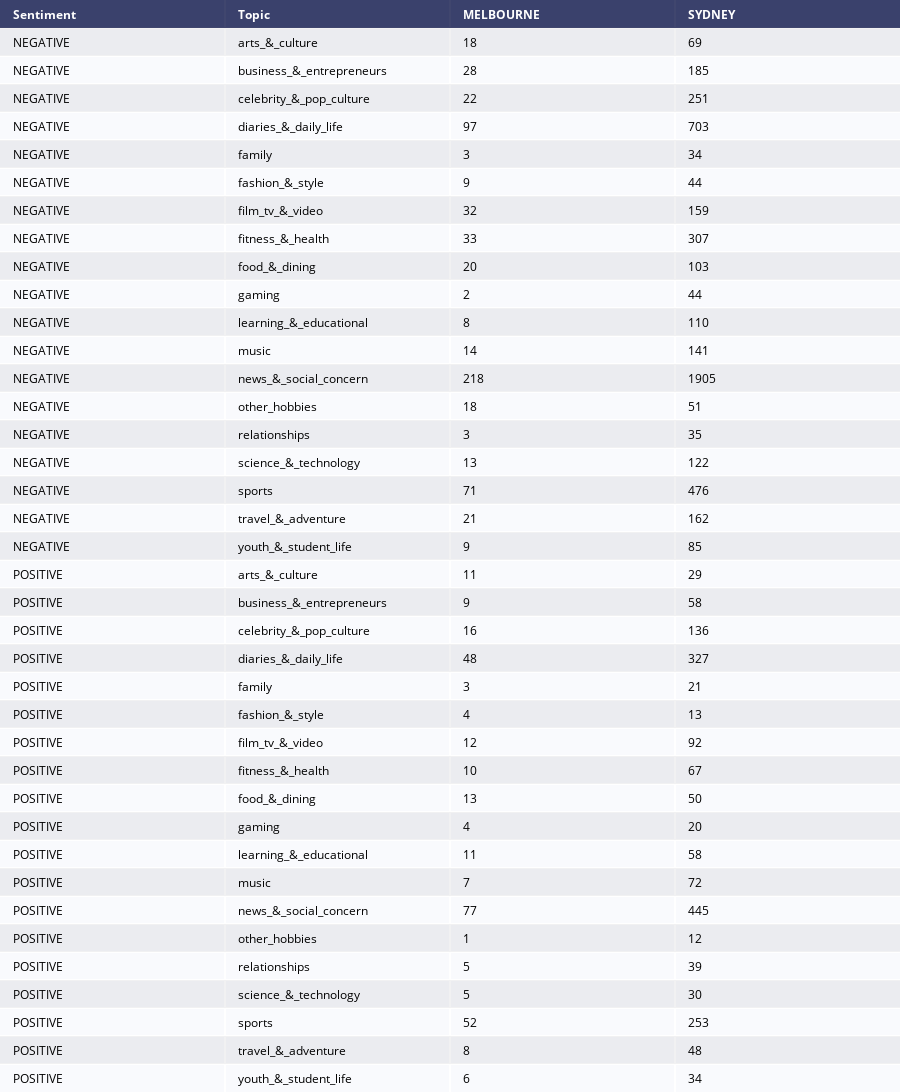

Notebook cell for this chart:
### Markdown cell above
# MELBOURNE VS SYDNEY

### Code cell
topics_M['CITY'] = 'MELBOURNE'
topics_S['CITY'] = 'SYDNEY'

mixed = pd.concat([topics_M, topics_S]).set_index(['Sentiment','Topic','CITY']).unstack().droplevel(0, axis=1).reset_index()
ff.create_table(mixed, height_constant=60)

### Figure 1 — Plotly figure (JSON) as saved in the notebook; plotly's stock layout.template omitted (floating-point values rounded to 4 significant figures; data arrays with more than 128 entries replaced by an {"elided": "..."} marker saying what was removed)
{"data": [{"colorscale": [[0, "#00083e"], [0.5, "#ededee"], [1, "#ffffff"]], "hoverinfo": "none", "opacity": 0.75, "showscale": false, "type": "heatmap", "z": {"elided": "39x4 float values"}}], "layout": {"annotations": [{"align": "left", "font": {"color": "#ffffff"}, "showarrow": false, "text": "<b>Sentiment</b>", "x": -0.45, "xanchor": "left", "xref": "x", "y": 0, "yref": "y"}, {"align": "left", "font": {"color": "#ffffff"}, "showarrow": false, "text": "<b>Topic</b>", "x": 0.55, "xanchor": "left", "xref": "x", "y": 0, "yref": "y"}, {"align": "left", "font": {"color": "#ffffff"}, "showarrow": false, "text": "<b>MELBOURNE</b>", "x": 1.55, "xanchor": "left", "xref": "x", "y": 0, "yref": "y"}, {"align": "left", "font": {"color": "#ffffff"}, "showarrow": false, "text": "<b>SYDNEY</b>", "x": 2.55, "xanchor": "left", "xref": "x", "y": 0, "yref": "y"}, {"align": "left", "font": {"color": "#000000"}, "showarrow": false, "text": "NEGATIVE", "x": -0.45, "xanchor": "left", "xref": "x", "y": 1, "yref": "y"}, {"align": "left", "font": {"color": "#000000"}, "showarrow": false, "text": "arts_&_culture", "x": 0.55, "xanchor": "left", "xref": "x", "y": 1, "yref": "y"}, {"align": "left", "font": {"color": "#000000"}, "showarrow": false, "text": "18", "x": 1.55, "xanchor": "left", "xref": "x", "y": 1, "yref": "y"}, {"align": "left", "font": {"color": "#000000"}, "showarrow": false, "text": "69", "x": 2.55, "xanchor": "left", "xref": "x", "y": 1, "yref": "y"}, {"align": "left", "font": {"color": "#000000"}, "showarrow": false, "text": "NEGATIVE", "x": -0.45, "xanchor": "left", "xref": "x", "y": 2, "yref": "y"}, {"align": "left", "font": {"color": "#000000"}, "showarrow": false, "text": "business_&_entrepreneurs", "x": 0.55, "xanchor": "left", "xref": "x", "y": 2, "yref": "y"}, {"align": "left", "font": {"color": "#000000"}, "showarrow": false, "text": "28", "x": 1.55, "xanchor": "left", "xref": "x", "y": 2, "yref": "y"}, {"align": "left", "font": {"color": "#000000"}, "showarrow": false, "text": "185", "x": 2.55, "xanchor": "left", "xref": "x", "y": 2, "yref": "y"}, {"align": "left", "font": {"color": "#000000"}, "showarrow": false, "text": "NEGATIVE", "x": -0.45, "xanchor": "left", "xref": "x", "y": 3, "yref": "y"}, {"align": "left", "font": {"color": "#000000"}, "showarrow": false, "text": "celebrity_&_pop_culture", "x": 0.55, "xanchor": "left", "xref": "x", "y": 3, "yref": "y"}, {"align": "left", "font": {"color": "#000000"}, "showarrow": false, "text": "22", "x": 1.55, "xanchor": "left", "xref": "x", "y": 3, "yref": "y"}, {"align": "left", "font": {"color": "#000000"}, "showarrow": false, "text": "251", "x": 2.55, "xanchor": "left", "xref": "x", "y": 3, "yref": "y"}, {"align": "left", "font": {"color": "#000000"}, "showarrow": false, "text": "NEGATIVE", "x": -0.45, "xanchor": "left", "xref": "x", "y": 4, "yref": "y"}, {"align": "left", "font": {"color": "#000000"}, "showarrow": false, "text": "diaries_&_daily_life", "x": 0.55, "xanchor": "left", "xref": "x", "y": 4, "yref": "y"}, {"align": "left", "font": {"color": "#000000"}, "showarrow": false, "text": "97", "x": 1.55, "xanchor": "left", "xref": "x", "y": 4, "yref": "y"}, {"align": "left", "font": {"color": "#000000"}, "showarrow": false, "text": "703", "x": 2.55, "xanchor": "left", "xref": "x", "y": 4, "yref": "y"}, {"align": "left", "font": {"color": "#000000"}, "showarrow": false, "text": "NEGATIVE", "x": -0.45, "xanchor": "left", "xref": "x", "y": 5, "yref": "y"}, {"align": "left", "font": {"color": "#000000"}, "showarrow": false, "text": "family", "x": 0.55, "xanchor": "left", "xref": "x", "y": 5, "yref": "y"}, {"align": "left", "font": {"color": "#000000"}, "showarrow": false, "text": "3", "x": 1.55, "xanchor": "left", "xref": "x", "y": 5, "yref": "y"}, {"align": "left", "font": {"color": "#000000"}, "showarrow": false, "text": "34", "x": 2.55, "xanchor": "left", "xref": "x", "y": 5, "yref": "y"}, {"align": "left", "font": {"color": "#000000"}, "showarrow": false, "text": "NEGATIVE", "x": -0.45, "xanchor": "left", "xref": "x", "y": 6, "yref": "y"}, {"align": "left", "font": {"color": "#000000"}, "showarrow": false, "text": "fashion_&_style", "x": 0.55, "xanchor": "left", "xref": "x", "y": 6, "yref": "y"}, {"align": "left", "font": {"color": "#000000"}, "showarrow": false, "text": "9", "x": 1.55, "xanchor": "left", "xref": "x", "y": 6, "yref": "y"}, {"align": "left", "font": {"color": "#000000"}, "showarrow": false, "text": "44", "x": 2.55, "xanchor": "left", "xref": "x", "y": 6, "yref": "y"}, {"align": "left", "font": {"color": "#000000"}, "showarrow": false, "text": "NEGATIVE", "x": -0.45, "xanchor": "left", "xref": "x", "y": 7, "yref": "y"}, {"align": "left", "font": {"color": "#000000"}, "showarrow": false, "text": "film_tv_&_video", "x": 0.55, "xanchor": "left", "xref": "x", "y": 7, "yref": "y"}, {"align": "left", "font": {"color": "#000000"}, "showarrow": false, "text": "32", "x": 1.55, "xanchor": "left", "xref": "x", "y": 7, "yref": "y"}, {"align": "left", "font": {"color": "#000000"}, "showarrow": false, "text": "159", "x": 2.55, "xanchor": "left", "xref": "x", "y": 7, "yref": "y"}, {"align": "left", "font": {"color": "#000000"}, "showarrow": false, "text": "NEGATIVE", "x": -0.45, "xanchor": "left", "xref": "x", "y": 8, "yref": "y"}, {"align": "left", "font": {"color": "#000000"}, "showarrow": false, "text": "fitness_&_health", "x": 0.55, "xanchor": "left", "xref": "x", "y": 8, "yref": "y"}, {"align": "left", "font": {"color": "#000000"}, "showarrow": false, "text": "33", "x": 1.55, "xanchor": "left", "xref": "x", "y": 8, "yref": "y"}, {"align": "left", "font": {"color": "#000000"}, "showarrow": false, "text": "307", "x": 2.55, "xanchor": "left", "xref": "x", "y": 8, "yref": "y"}, {"align": "left", "font": {"color": "#000000"}, "showarrow": false, "text": "NEGATIVE", "x": -0.45, "xanchor": "left", "xref": "x", "y": 9, "yref": "y"}, {"align": "left", "font": {"color": "#000000"}, "showarrow": false, "text": "food_&_dining", "x": 0.55, "xanchor": "left", "xref": "x", "y": 9, "yref": "y"}, {"align": "left", "font": {"color": "#000000"}, "showarrow": false, "text": "20", "x": 1.55, "xanchor": "left", "xref": "x", "y": 9, "yref": "y"}, {"align": "left", "font": {"color": "#000000"}, "showarrow": false, "text": "103", "x": 2.55, "xanchor": "left", "xref": "x", "y": 9, "yref": "y"}, {"align": "left", "font": {"color": "#000000"}, "showarrow": false, "text": "NEGATIVE", "x": -0.45, "xanchor": "left", "xref": "x", "y": 10, "yref": "y"}, {"align": "left", "font": {"color": "#000000"}, "showarrow": false, "text": "gaming", "x": 0.55, "xanchor": "left", "xref": "x", "y": 10, "yref": "y"}, {"align": "left", "font": {"color": "#000000"}, "showarrow": false, "text": "2", "x": 1.55, "xanchor": "left", "xref": "x", "y": 10, "yref": "y"}, {"align": "left", "font": {"color": "#000000"}, "showarrow": false, "text": "44", "x": 2.55, "xanchor": "left", "xref": "x", "y": 10, "yref": "y"}, {"align": "left", "font": {"color": "#000000"}, "showarrow": false, "text": "NEGATIVE", "x": -0.45, "xanchor": "left", "xref": "x", "y": 11, "yref": "y"}, {"align": "left", "font": {"color": "#000000"}, "showarrow": false, "text": "learning_&_educational", "x": 0.55, "xanchor": "left", "xref": "x", "y": 11, "yref": "y"}, {"align": "left", "font": {"color": "#000000"}, "showarrow": false, "text": "8", "x": 1.55, "xanchor": "left", "xref": "x", "y": 11, "yref": "y"}, {"align": "left", "font": {"color": "#000000"}, "showarrow": false, "text": "110", "x": 2.55, "xanchor": "left", "xref": "x", "y": 11, "yref": "y"}, {"align": "left", "font": {"color": "#000000"}, "showarrow": false, "text": "NEGATIVE", "x": -0.45, "xanchor": "left", "xref": "x", "y": 12, "yref": "y"}, {"align": "left", "font": {"color": "#000000"}, "showarrow": false, "text": "music", "x": 0.55, "xanchor": "left", "xref": "x", "y": 12, "yref": "y"}, {"align": "left", "font": {"color": "#000000"}, "showarrow": false, "text": "14", "x": 1.55, "xanchor": "left", "xref": "x", "y": 12, "yref": "y"}, {"align": "left", "font": {"color": "#000000"}, "showarrow": false, "text": "141", "x": 2.55, "xanchor": "left", "xref": "x", "y": 12, "yref": "y"}, {"align": "left", "font": {"color": "#000000"}, "showarrow": false, "text": "NEGATIVE", "x": -0.45, "xanchor": "left", "xref": "x", "y": 13, "yref": "y"}, {"align": "left", "font": {"color": "#000000"}, "showarrow": false, "text": "news_&_social_concern", "x": 0.55, "xanchor": "left", "xref": "x", "y": 13, "yref": "y"}, {"align": "left", "font": {"color": "#000000"}, "showarrow": false, "text": "218", "x": 1.55, "xanchor": "left", "xref": "x", "y": 13, "yref": "y"}, {"align": "left", "font": {"color": "#000000"}, "showarrow": false, "text": "1905", "x": 2.55, "xanchor": "left", "xref": "x", "y": 13, "yref": "y"}, {"align": "left", "font": {"color": "#000000"}, "showarrow": false, "text": "NEGATIVE", "x": -0.45, "xanchor": "left", "xref": "x", "y": 14, "yref": "y"}, {"align": "left", "font": {"color": "#000000"}, "showarrow": false, "text": "other_hobbies", "x": 0.55, "xanchor": "left", "xref": "x", "y": 14, "yref": "y"}, {"align": "left", "font": {"color": "#000000"}, "showarrow": false, "text": "18", "x": 1.55, "xanchor": "left", "xref": "x", "y": 14, "yref": "y"}, {"align": "left", "font": {"color": "#000000"}, "showarrow": false, "text": "51", "x": 2.55, "xanchor": "left", "xref": "x", "y": 14, "yref": "y"}, {"align": "left", "font": {"color": "#000000"}, "showarrow": false, "text": "NEGATIVE", "x": -0.45, "xanchor": "left", "xref": "x", "y": 15, "yref": "y"}, {"align": "left", "font": {"color": "#000000"}, "showarrow": false, "text": "relationships", "x": 0.55, "xanchor": "left", "xref": "x", "y": 15, "yref": "y"}, {"align": "left", "font": {"color": "#000000"}, "showarrow": false, "text": "3", "x": 1.55, "xanchor": "left", "xref": "x", "y": 15, "yref": "y"}, {"align": "left", "font": {"color": "#000000"}, "showarrow": false, "text": "35", "x": 2.55, "xanchor": "left", "xref": "x", "y": 15, "yref": "y"}, {"align": "left", "font": {"color": "#000000"}, "showarrow": false, "text": "NEGATIVE", "x": -0.45, "xanchor": "left", "xref": "x", "y": 16, "yref": "y"}, {"align": "left", "font": {"color": "#000000"}, "showarrow": false, "text": "science_&_technology", "x": 0.55, "xanchor": "left", "xref": "x", "y": 16, "yref": "y"}, {"align": "left", "font": {"color": "#000000"}, "showarrow": false, "text": "13", "x": 1.55, "xanchor": "left", "xref": "x", "y": 16, "yref": "y"}, {"align": "left", "font": {"color": "#000000"}, "showarrow": false, "text": "122", "x": 2.55, "xanchor": "left", "xref": "x", "y": 16, "yref": "y"}, {"align": "left", "font": {"color": "#000000"}, "showarrow": false, "text": "NEGATIVE", "x": -0.45, "xanchor": "left", "xref": "x", "y": 17, "yref": "y"}, {"align": "left", "font": {"color": "#000000"}, "showarrow": false, "text": "sports", "x": 0.55, "xanchor": "left", "xref": "x", "y": 17, "yref": "y"}, {"align": "left", "font": {"color": "#000000"}, "showarrow": false, "text": "71", "x": 1.55, "xanchor": "left", "xref": "x", "y": 17, "yref": "y"}, {"align": "left", "font": {"color": "#000000"}, "showarrow": false, "text": "476", "x": 2.55, "xanchor": "left", "xref": "x", "y": 17, "yref": "y"}, {"align": "left", "font": {"color": "#000000"}, "showarrow": false, "text": "NEGATIVE", "x": -0.45, "xanchor": "left", "xref": "x", "y": 18, "yref": "y"}, {"align": "left", "font": {"color": "#000000"}, "showarrow": false, "text": "travel_&_adventure", "x": 0.55, "xanchor": "left", "xref": "x", "y": 18, "yref": "y"}, {"align": "left", "font": {"color": "#000000"}, "showarrow": false, "text": "21", "x": 1.55, "xanchor": "left", "xref": "x", "y": 18, "yref": "y"}, {"align": "left", "font": {"color": "#000000"}, "showarrow": false, "text": "162", "x": 2.55, "xanchor": "left", "xref": "x", "y": 18, "yref": "y"}, {"align": "left", "font": {"color": "#000000"}, "showarrow": false, "text": "NEGATIVE", "x": -0.45, "xanchor": "left", "xref": "x", "y": 19, "yref": "y"}, {"align": "left", "font": {"color": "#000000"}, "showarrow": false, "text": "youth_&_student_life", "x": 0.55, "xanchor": "left", "xref": "x", "y": 19, "yref": "y"}, {"align": "left", "font": {"color": "#000000"}, "showarrow": false, "text": "9", "x": 1.55, "xanchor": "left", "xref": "x", "y": 19, "yref": "y"}, {"align": "left", "font": {"color": "#000000"}, "showarrow": false, "text": "85", "x": 2.55, "xanchor": "left", "xref": "x", "y": 19, "yref": "y"}, {"align": "left", "font": {"color": "#000000"}, "showarrow": false, "text": "POSITIVE", "x": -0.45, "xanchor": "left", "xref": "x", "y": 20, "yref": "y"}, {"align": "left", "font": {"color": "#000000"}, "showarrow": false, "text": "arts_&_culture", "x": 0.55, "xanchor": "left", "xref": "x", "y": 20, "yref": "y"}, {"align": "left", "font": {"color": "#000000"}, "showarrow": false, "text": "11", "x": 1.55, "xanchor": "left", "xref": "x", "y": 20, "yref": "y"}, {"align": "left", "font": {"color": "#000000"}, "showarrow": false, "text": "29", "x": 2.55, "xanchor": "left", "xref": "x", "y": 20, "yref": "y"}, {"align": "left", "font": {"color": "#000000"}, "showarrow": false, "text": "POSITIVE", "x": -0.45, "xanchor": "left", "xref": "x", "y": 21, "yref": "y"}, {"align": "left", "font": {"color": "#000000"}, "showarrow": false, "text": "business_&_entrepreneurs", "x": 0.55, "xanchor": "left", "xref": "x", "y": 21, "yref": "y"}, {"align": "left", "font": {"color": "#000000"}, "showarrow": false, "text": "9", "x": 1.55, "xanchor": "left", "xref": "x", "y": 21, "yref": "y"}, {"align": "left", "font": {"color": "#000000"}, "showarrow": false, "text": "58", "x": 2.55, "xanchor": "left", "xref": "x", "y": 21, "yref": "y"}, {"align": "left", "font": {"color": "#000000"}, "showarrow": false, "text": "POSITIVE", "x": -0.45, "xanchor": "left", "xref": "x", "y": 22, "yref": "y"}, {"align": "left", "font": {"color": "#000000"}, "showarrow": false, "text": "celebrity_&_pop_culture", "x": 0.55, "xanchor": "left", "xref": "x", "y": 22, "yref": "y"}, {"align": "left", "font": {"color": "#000000"}, "showarrow": false, "text": "16", "x": 1.55, "xanchor": "left", "xref": "x", "y": 22, "yref": "y"}, {"align": "left", "font": {"color": "#000000"}, "showarrow": false, "text": "136", "x": 2.55, "xanchor": "left", "xref": "x", "y": 22, "yref": "y"}, {"align": "left", "font": {"color": "#000000"}, "showarrow": false, "text": "POSITIVE", "x": -0.45, "xanchor": "left", "xref": "x", "y": 23, "yref": "y"}, {"align": "left", "font": {"color": "#000000"}, "showarrow": false, "text": "diaries_&_daily_life", "x": 0.55, "xanchor": "left", "xref": "x", "y": 23, "yref": "y"}, {"align": "left", "font": {"color": "#000000"}, "showarrow": false, "text": "48", "x": 1.55, "xanchor": "left", "xref": "x", "y": 23, "yref": "y"}, {"align": "left", "font": {"color": "#000000"}, "showarrow": false, "text": "327", "x": 2.55, "xanchor": "left", "xref": "x", "y": 23, "yref": "y"}, {"align": "left", "font": {"color": "#000000"}, "showarrow": false, "text": "POSITIVE", "x": -0.45, "xanchor": "left", "xref": "x", "y": 24, "yref": "y"}, {"align": "left", "font": {"color": "#000000"}, "showarrow": false, "text": "family", "x": 0.55, "xanchor": "left", "xref": "x", "y": 24, "yref": "y"}, {"align": "left", "font": {"color": "#000000"}, "showarrow": false, "text": "3", "x": 1.55, "xanchor": "left", "xref": "x", "y": 24, "yref": "y"}, {"align": "left", "font": {"color": "#000000"}, "showarrow": false, "text": "21", "x": 2.55, "xanchor": "left", "xref": "x", "y": 24, "yref": "y"}, {"align": "left", "font": {"color": "#000000"}, "showarrow": false, "text": "POSITIVE", "x": -0.45, "xanchor": "left", "xref": "x", "y": 25, "yref": "y"}, {"align": "left", "font": {"color": "#000000"}, "showarrow": false, "text": "fashion_&_style", "x": 0.55, "xanchor": "left", "xref": "x", "y": 25, "yref": "y"}, {"align": "left", "font": {"color": "#000000"}, "showarrow": false, "text": "4", "x": 1.55, "xanchor": "left", "xref": "x", "y": 25, "yref": "y"}, {"align": "left", "font": {"color": "#000000"}, "showarrow": false, "text": "13", "x": 2.55, "xanchor": "left", "xref": "x", "y": 25, "yref": "y"}, {"align": "left", "font": {"color": "#000000"}, "showarrow": false, "text": "POSITIVE", "x": -0.45, "xanchor": "left", "xref": "x", "y": 26, "yref": "y"}, {"align": "left", "font": {"color": "#000000"}, "showarrow": false, "text": "film_tv_&_video", "x": 0.55, "xanchor": "left", "xref": "x", "y": 26, "yref": "y"}, {"align": "left", "font": {"color": "#000000"}, "showarrow": false, "text": "12", "x": 1.55, "xanchor": "left", "xref": "x", "y": 26, "yref": "y"}, {"align": "left", "font": {"color": "#000000"}, "showarrow": false, "text": "92", "x": 2.55, "xanchor": "left", "xref": "x", "y": 26, "yref": "y"}, {"align": "left", "font": {"color": "#000000"}, "showarrow": false, "text": "POSITIVE", "x": -0.45, "xanchor": "left", "xref": "x", "y": 27, "yref": "y"}, {"align": "left", "font": {"color": "#000000"}, "showarrow": false, "text": "fitness_&_health", "x": 0.55, "xanchor": "left", "xref": "x", "y": 27, "yref": "y"}, {"align": "left", "font": {"color": "#000000"}, "showarrow": false, "text": "10", "x": 1.55, "xanchor": "left", "xref": "x", "y": 27, "yref": "y"}, {"align": "left", "font": {"color": "#000000"}, "showarrow": false, "text": "67", "x": 2.55, "xanchor": "left", "xref": "x", "y": 27, "yref": "y"}, {"align": "left", "font": {"color": "#000000"}, "showarrow": false, "text": "POSITIVE", "x": -0.45, "xanchor": "left", "xref": "x", "y": 28, "yref": "y"}, {"align": "left", "font": {"color": "#000000"}, "showarrow": false, "text": "food_&_dining", "x": 0.55, "xanchor": "left", "xref": "x", "y": 28, "yref": "y"}, {"align": "left", "font": {"color": "#000000"}, "showarrow": false, "text": "13", "x": 1.55, "xanchor": "left", "xref": "x", "y": 28, "yref": "y"}, {"align": "left", "font": {"color": "#000000"}, "showarrow": false, "text": "50", "x": 2.55, "xanchor": "left", "xref": "x", "y": 28, "yref": "y"}, {"align": "left", "font": {"color": "#000000"}, "showarrow": false, "text": "POSITIVE", "x": -0.45, "xanchor": "left", "xref": "x", "y": 29, "yref": "y"}, {"align": "left", "font": {"color": "#000000"}, "showarrow": false, "text": "gaming", "x": 0.55, "xanchor": "left", "xref": "x", "y": 29, "yref": "y"}, {"align": "left", "font": {"color": "#000000"}, "showarrow": false, "text": "4", "x": 1.55, "xanchor": "left", "xref": "x", "y": 29, "yref": "y"}, {"align": "left", "font": {"color": "#000000"}, "showarrow": false, "text": "20", "x": 2.55, "xanchor": "left", "xref": "x", "y": 29, "yref": "y"}, {"align": "left", "font": {"color": "#000000"}, "showarrow": false, "text": "POSITIVE", "x": -0.45, "xanchor": "left", "xref": "x", "y": 30, "yref": "y"}, {"align": "left", "font": {"color": "#000000"}, "showarrow": false, "text": "learning_&_educational", "x": 0.55, "xanchor": "left", "xref": "x", "y": 30, "yref": "y"}, {"align": "left", "font": {"color": "#000000"}, "showarrow": false, "text": "11", "x": 1.55, "xanchor": "left", "xref": "x", "y": 30, "yref": "y"}, {"align": "left", "font": {"color": "#000000"}, "showarrow": false, "text": "58", "x": 2.55, "xanchor": "left", "xref": "x", "y": 30, "yref": "y"}, {"align": "left", "font": {"color": "#000000"}, "showarrow": false, "text": "POSITIVE", "x": -0.45, "xanchor": "left", "xref": "x", "y": 31, "yref": "y"}, {"align": "left", "font": {"color": "#000000"}, "showarrow": false, "text": "music", "x": 0.55, "xanchor": "left", "xref": "x", "y": 31, "yref": "y"}, {"align": "left", "font": {"color": "#000000"}, "showarrow": false, "text": "7", "x": 1.55, "xanchor": "left", "xref": "x", "y": 31, "yref": "y"}, {"align": "left", "font": {"color": "#000000"}, "showarrow": false, "text": "72", "x": 2.55, "xanchor": "left", "xref": "x", "y": 31, "yref": "y"}, {"align": "left", "font": {"color": "#000000"}, "showarrow": false, "text": "POSITIVE", "x": -0.45, "xanchor": "left", "xref": "x", "y": 32, "yref": "y"}, {"align": "left", "font": {"color": "#000000"}, "showarrow": false, "text": "news_&_social_concern", "x": 0.55, "xanchor": "left", "xref": "x", "y": 32, "yref": "y"}, {"align": "left", "font": {"color": "#000000"}, "showarrow": false, "text": "77", "x": 1.55, "xanchor": "left", "xref": "x", "y": 32, "yref": "y"}, {"align": "left", "font": {"color": "#000000"}, "showarrow": false, "text": "445", "x": 2.55, "xanchor": "left", "xref": "x", "y": 32, "yref": "y"}, {"align": "left", "font": {"color": "#000000"}, "showarrow": false, "text": "POSITIVE", "x": -0.45, "xanchor": "left", "xref": "x", "y": 33, "yref": "y"}, {"align": "left", "font": {"color": "#000000"}, "showarrow": false, "text": "other_hobbies", "x": 0.55, "xanchor": "left", "xref": "x", "y": 33, "yref": "y"}, {"align": "left", "font": {"color": "#000000"}, "showarrow": false, "text": "1", "x": 1.55, "xanchor": "left", "xref": "x", "y": 33, "yref": "y"}, {"align": "left", "font": {"color": "#000000"}, "showarrow": false, "text": "12", "x": 2.55, "xanchor": "left", "xref": "x", "y": 33, "yref": "y"}, {"align": "left", "font": {"color": "#000000"}, "showarrow": false, "text": "POSITIVE", "x": -0.45, "xanchor": "left", "xref": "x", "y": 34, "yref": "y"}, {"align": "left", "font": {"color": "#000000"}, "showarrow": false, "text": "relationships", "x": 0.55, "xanchor": "left", "xref": "x", "y": 34, "yref": "y"}, {"align": "left", "font": {"color": "#000000"}, "showarrow": false, "text": "5", "x": 1.55, "xanchor": "left", "xref": "x", "y": 34, "yref": "y"}, {"align": "left", "font": {"color": "#000000"}, "showarrow": false, "text": "39", "x": 2.55, "xanchor": "left", "xref": "x", "y": 34, "yref": "y"}, {"align": "left", "font": {"color": "#000000"}, "showarrow": false, "text": "POSITIVE", "x": -0.45, "xanchor": "left", "xref": "x", "y": 35, "yref": "y"}, {"align": "left", "font": {"color": "#000000"}, "showarrow": false, "text": "science_&_technology", "x": 0.55, "xanchor": "left", "xref": "x", "y": 35, "yref": "y"}, {"align": "left", "font": {"color": "#000000"}, "showarrow": false, "text": "5", "x": 1.55, "xanchor": "left", "xref": "x", "y": 35, "yref": "y"}, {"align": "left", "font": {"color": "#000000"}, "showarrow": false, "text": "30", "x": 2.55, "xanchor": "left", "xref": "x", "y": 35, "yref": "y"}, {"align": "left", "font": {"color": "#000000"}, "showarrow": false, "text": "POSITIVE", "x": -0.45, "xanchor": "left", "xref": "x", "y": 36, "yref": "y"}, {"align": "left", "font": {"color": "#000000"}, "showarrow": false, "text": "sports", "x": 0.55, "xanchor": "left", "xref": "x", "y": 36, "yref": "y"}, {"align": "left", "font": {"color": "#000000"}, "showarrow": false, "text": "52", "x": 1.55, "xanchor": "left", "xref": "x", "y": 36, "yref": "y"}, {"align": "left", "font": {"color": "#000000"}, "showarrow": false, "text": "253", "x": 2.55, "xanchor": "left", "xref": "x", "y": 36, "yref": "y"}, {"align": "left", "font": {"color": "#000000"}, "showarrow": false, "text": "POSITIVE", "x": -0.45, "xanchor": "left", "xref": "x", "y": 37, "yref": "y"}, {"align": "left", "font": {"color": "#000000"}, "showarrow": false, "text": "travel_&_adventure", "x": 0.55, "xanchor": "left", "xref": "x", "y": 37, "yref": "y"}, {"align": "left", "font": {"color": "#000000"}, "showarrow": false, "text": "8", "x": 1.55, "xanchor": "left", "xref": "x", "y": 37, "yref": "y"}, {"align": "left", "font": {"color": "#000000"}, "showarrow": false, "text": "48", "x": 2.55, "xanchor": "left", "xref": "x", "y": 37, "yref": "y"}, {"align": "left", "font": {"color": "#000000"}, "showarrow": false, "text": "POSITIVE", "x": -0.45, "xanchor": "left", "xref": "x", "y": 38, "yref": "y"}, {"align": "left", "font": {"color": "#000000"}, "showarrow": false, "text": "youth_&_student_life", "x": 0.55, "xanchor": "left", "xref": "x", "y": 38, "yref": "y"}, {"align": "left", "font": {"color": "#000000"}, "showarrow": false, "text": "6", "x": 1.55, "xanchor": "left", "xref": "x", "y": 38, "yref": "y"}, {"align": "left", "font": {"color": "#000000"}, "showarrow": false, "text": "34", "x": 2.55, "xanchor": "left", "xref": "x", "y": 38, "yref": "y"}], "height": 2390, "margin": {"b": 0, "l": 0, "r": 0, "t": 0}, "xaxis": {"dtick": 1, "gridwidth": 2, "showticklabels": false, "tick0": -0.5, "ticks": "", "zeroline": false}, "yaxis": {"autorange": "reversed", "dtick": 1, "gridwidth": 2, "showticklabels": false, "tick0": 0.5, "ticks": "", "zeroline": false}}}
